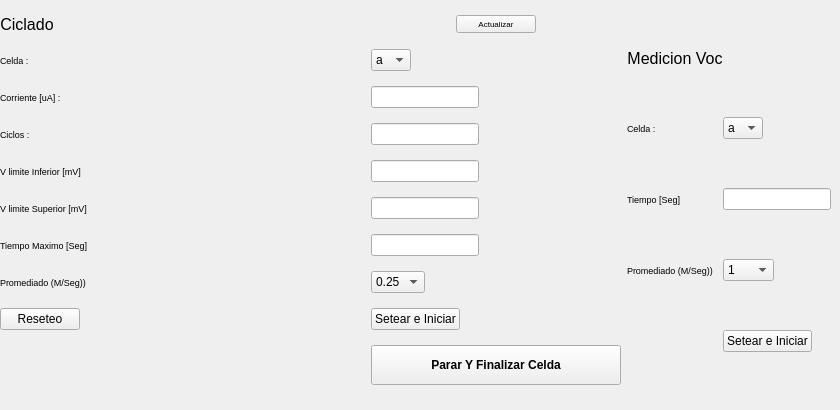
         <widget class="QWidget" name="tab">
          <property name="enabled">
           <bool>true</bool>
          </property>
          <property name="maximumSize">
           <size>
            <width>1827</width>
            <height>556</height>
           </size>
          </property>
          <attribute name="title">
           <string>Configuración</string>
          </attribute>
          <widget class="QWidget" name="horizontalLayoutWidget">
           <property name="geometry">
            <rect>
             <x>0</x>
             <y>0</y>
             <width>831</width>
             <height>401</height>
            </rect>
           </property>
           <layout class="QHBoxLayout" name="horizontalLayout_4">
            <item>
             <layout class="QGridLayout" name="gridLayout_2">
              <property name="sizeConstraint">
               <enum>QLayout::SetFixedSize</enum>
              </property>
              <property name="leftMargin">
               <number>0</number>
              </property>
              <property name="topMargin">
               <number>0</number>
              </property>
              <property name="rightMargin">
               <number>0</number>
              </property>
              <property name="bottomMargin">
               <number>0</number>
              </property>
              <property name="spacing">
               <number>0</number>
              </property>
              <item row="8" column="1">
               <widget class="QPushButton" name="BotSetearC">
                <property name="sizePolicy">
                 <sizepolicy hsizetype="Fixed" vsizetype="Fixed">
                  <horstretch>0</horstretch>
                  <verstretch>0</verstretch>
                 </sizepolicy>
                </property>
                <property name="text">
                 <string>Setear e Iniciar</string>
                </property>
               </widget>
              </item>
              <item row="8" column="0">
               <widget class="QPushButton" name="pushButton_2">
                <property name="sizePolicy">
                 <sizepolicy hsizetype="Fixed" vsizetype="Fixed">
                  <horstretch>0</horstretch>
                  <verstretch>0</verstretch>
                 </sizepolicy>
                </property>
                <property name="text">
                 <string>Reseteo</string>
                </property>
               </widget>
              </item>
              <item row="2" column="1">
               <widget class="QLineEdit" name="LinEdCorri">
                <property name="sizePolicy">
                 <sizepolicy hsizetype="Fixed" vsizetype="Fixed">
                  <horstretch>0</horstretch>
                  <verstretch>0</verstretch>
                 </sizepolicy>
                </property>
                <property name="text">
                 <string/>
                </property>
               </widget>
              </item>
              <item row="1" column="0">
               <widget class="QLabel" name="label_2">
                <property name="font">
                 <font>
                  <pointsize>7</pointsize>
                 </font>
                </property>
                <property name="text">
                 <string>Celda : </string>
                </property>
               </widget>
              </item>
              <item row="3" column="0">
               <widget class="QLabel" name="label_5">
                <property name="font">
                 <font>
                  <pointsize>7</pointsize>
                 </font>
                </property>
                <property name="text">
                 <string>Ciclos : </string>
                </property>
               </widget>
              </item>
              <item row="0" column="1" alignment="Qt::AlignHCenter|Qt::AlignVCenter">
               <widget class="QPushButton" name="pushButton">
                <property name="sizePolicy">
                 <sizepolicy hsizetype="Maximum" vsizetype="Maximum">
                  <horstretch>0</horstretch>
                  <verstretch>0</verstretch>
                 </sizepolicy>
                </property>
                <property name="minimumSize">
                 <size>
                  <width>80</width>
                  <height>0</height>
                 </size>
                </property>
                <property name="maximumSize">
                 <size>
                  <width>16777215</width>
                  <height>20</height>
                 </size>
                </property>
                <property name="font">
                 <font>
                  <pointsize>6</pointsize>
                 </font>
                </property>
                <property name="text">
                 <string>Actualizar</string>
                </property>
               </widget>
              </item>
              <item row="4" column="1">
               <widget class="QLineEdit" name="LinEdVLInf">
                <property name="sizePolicy">
                 <sizepolicy hsizetype="Fixed" vsizetype="Fixed">
                  <horstretch>0</horstretch>
                  <verstretch>0</verstretch>
                 </sizepolicy>
                </property>
               </widget>
              </item>
              <item row="7" column="0">
               <widget class="QLabel" name="label_9">
                <property name="sizePolicy">
                 <sizepolicy hsizetype="Fixed" vsizetype="Preferred">
                  <horstretch>0</horstretch>
                  <verstretch>0</verstretch>
                 </sizepolicy>
                </property>
                <property name="font">
                 <font>
                  <pointsize>7</pointsize>
                 </font>
                </property>
                <property name="text">
                 <string>Promediado (M/Seg))</string>
                </property>
               </widget>
              </item>
              <item row="5" column="0">
               <widget class="QLabel" name="label_7">
                <property name="font">
                 <font>
                  <pointsize>7</pointsize>
                 </font>
                </property>
                <property name="text">
                 <string>V limite Superior [mV]</string>
                </property>
               </widget>
              </item>
              <item row="0" column="0">
               <widget class="QLabel" name="label_10">
                <property name="sizePolicy">
                 <sizepolicy hsizetype="Fixed" vsizetype="Fixed">
                  <horstretch>0</horstretch>
                  <verstretch>0</verstretch>
                 </sizepolicy>
                </property>
                <property name="font">
                 <font>
                  <pointsize>12</pointsize>
                 </font>
                </property>
                <property name="text">
                 <string>Ciclado</string>
                </property>
                <property name="alignment">
                 <set>Qt::AlignCenter</set>
                </property>
               </widget>
              </item>
              <item row="9" column="0">
               <spacer name="horizontalSpacer_4">
                <property name="orientation">
                 <enum>Qt::Horizontal</enum>
                </property>
                <property name="sizeHint" stdset="0">
                 <size>
                  <width>40</width>
                  <height>20</height>
                 </size>
                </property>
               </spacer>
              </item>
              <item row="3" column="1">
               <widget class="QLineEdit" name="LinEdCiclos">
                <property name="sizePolicy">
                 <sizepolicy hsizetype="Fixed" vsizetype="Fixed">
                  <horstretch>0</horstretch>
                  <verstretch>0</verstretch>
                 </sizepolicy>
                </property>
               </widget>
              </item>
              <item row="6" column="0">
               <widget class="QLabel" name="label_8">
                <property name="font">
                 <font>
                  <pointsize>7</pointsize>
                 </font>
                </property>
                <property name="text">
                 <string>Tiempo Maximo [Seg]</string>
                </property>
               </widget>
              </item>
              <item row="6" column="1">
               <widget class="QLineEdit" name="LinEdTMax">
                <property name="sizePolicy">
                 <sizepolicy hsizetype="Fixed" vsizetype="Fixed">
                  <horstretch>0</horstretch>
                  <verstretch>0</verstretch>
                 </sizepolicy>
                </property>
               </widget>
              </item>
              <item row="2" column="0">
               <widget class="QLabel" name="label_3">
                <property name="font">
                 <font>
                  <pointsize>7</pointsize>
                 </font>
                </property>
                <property name="text">
                 <string>Corriente [uA] :</string>
                </property>
               </widget>
              </item>
              <item row="9" column="1">
               <widget class="QPushButton" name="BotStop">
                <property name="sizePolicy">
                 <sizepolicy hsizetype="Fixed" vsizetype="Maximum">
                  <horstretch>0</horstretch>
                  <verstretch>0</verstretch>
                 </sizepolicy>
                </property>
                <property name="minimumSize">
                 <size>
                  <width>250</width>
                  <height>40</height>
                 </size>
                </property>
                <property name="font">
                 <font>
                  <weight>75</weight>
                  <bold>true</bold>
                 </font>
                </property>
                <property name="text">
                 <string>Parar Y Finalizar Celda</string>
                </property>
               </widget>
              </item>
              <item row="5" column="1">
               <widget class="QLineEdit" name="LinEdVLSup">
                <property name="sizePolicy">
                 <sizepolicy hsizetype="Fixed" vsizetype="Fixed">
                  <horstretch>0</horstretch>
                  <verstretch>0</verstretch>
                 </sizepolicy>
                </property>
               </widget>
              </item>
              <item row="7" column="1">
               <widget class="QComboBox" name="cmbProm">
                <property name="sizePolicy">
                 <sizepolicy hsizetype="Fixed" vsizetype="Fixed">
                  <horstretch>0</horstretch>
                  <verstretch>0</verstretch>
                 </sizepolicy>
                </property>
                <item>
                 <property name="text">
                  <string>0.25</string>
                 </property>
                </item>
                <item>
                 <property name="text">
                  <string>0.5</string>
                 </property>
                </item>
                <item>
                 <property name="text">
                  <string>1</string>
                 </property>
                </item>
                <item>
                 <property name="text">
                  <string>5</string>
                 </property>
                </item>
                <item>
                 <property name="text">
                  <string>10</string>
                 </property>
                </item>
                <item>
                 <property name="text">
                  <string>25</string>
                 </property>
                </item>
                <item>
                 <property name="text">
                  <string>50</string>
                 </property>
                </item>
                <item>
                 <property name="text">
                  <string>100</string>
                 </property>
                </item>
               </widget>
              </item>
              <item row="1" column="1">
               <widget class="QComboBox" name="cmbCelC">
                <property name="sizePolicy">
                 <sizepolicy hsizetype="Fixed" vsizetype="Fixed">
                  <horstretch>0</horstretch>
                  <verstretch>0</verstretch>
                 </sizepolicy>
                </property>
                <item>
                 <property name="text">
                  <string>a</string>
                 </property>
                </item>
                <item>
                 <property name="text">
                  <string>b</string>
                 </property>
                </item>
                <item>
                 <property name="text">
                  <string>c</string>
                 </property>
                </item>
                <item>
                 <property name="text">
                  <string>d</string>
                 </property>
                </item>
                <item>
                 <property name="text">
                  <string>e</string>
                 </property>
                </item>
                <item>
                 <property name="text">
                  <string>f</string>
                 </property>
                </item>
                <item>
                 <property name="text">
                  <string>g</string>
                 </property>
                </item>
                <item>
                 <property name="text">
                  <string>h</string>
                 </property>
                </item>
                <item>
                 <property name="text">
                  <string>i</string>
                 </property>
                </item>
                <item>
                 <property name="text">
                  <string>j</string>
                 </property>
                </item>
                <item>
                 <property name="text">
                  <string>k</string>
                 </property>
                </item>
                <item>
                 <property name="text">
                  <string>l</string>
                 </property>
                </item>
                <item>
                 <property name="text">
                  <string>m</string>
                 </property>
                </item>
                <item>
                 <property name="text">
                  <string>n</string>
                 </property>
                </item>
                <item>
                 <property name="text">
                  <string>o</string>
                 </property>
                </item>
                <item>
                 <property name="text">
                  <string>p</string>
                 </property>
                </item>
               </widget>
              </item>
              <item row="4" column="0">
               <widget class="QLabel" name="label_6">
                <property name="font">
                 <font>
                  <pointsize>7</pointsize>
                 </font>
                </property>
                <property name="text">
                 <string>V limite Inferior [mV]</string>
                </property>
               </widget>
              </item>
             </layout>
            </item>
            <item>
             <layout class="QGridLayout" name="gridLayout_7">
              <property name="sizeConstraint">
               <enum>QLayout::SetFixedSize</enum>
              </property>
              <property name="leftMargin">
               <number>0</number>
              </property>
              <property name="topMargin">
               <number>0</number>
              </property>
              <property name="rightMargin">
               <number>0</number>
              </property>
              <property name="bottomMargin">
               <number>0</number>
              </property>
              <property name="spacing">
               <number>0</number>
              </property>
              <item row="1" column="0">
               <widget class="QLabel" name="label_28">
                <property name="font">
                 <font>
                  <pointsize>7</pointsize>
                 </font>
                </property>
                <property name="text">
                 <string>Celda : </string>
                </property>
               </widget>
              </item>
              <item row="2" column="0">
               <widget class="QLabel" name="label_36">
                <property name="sizePolicy">
                 <sizepolicy hsizetype="Fixed" vsizetype="Preferred">
                  <horstretch>0</horstretch>
                  <verstretch>0</verstretch>
                 </sizepolicy>
                </property>
                <property name="font">
                 <font>
                  <pointsize>7</pointsize>
                 </font>
                </property>
                <property name="text">
                 <string>Tiempo [Seg]</string>
                </property>
               </widget>
              </item>
              <item row="2" column="1">
               <widget class="QLineEdit" name="LinEdTiemV">
                <property name="sizePolicy">
                 <sizepolicy hsizetype="Fixed" vsizetype="Fixed">
                  <horstretch>0</horstretch>
                  <verstretch>0</verstretch>
                 </sizepolicy>
                </property>
               </widget>
              </item>
              <item row="3" column="0">
               <widget class="QLabel" name="label_35">
                <property name="sizePolicy">
                 <sizepolicy hsizetype="Fixed" vsizetype="Preferred">
                  <horstretch>0</horstretch>
                  <verstretch>0</verstretch>
                 </sizepolicy>
                </property>
                <property name="font">
                 <font>
                  <pointsize>7</pointsize>
                 </font>
                </property>
                <property name="text">
                 <string>Promediado (M/Seg))</string>
                </property>
               </widget>
              </item>
              <item row="3" column="1">
               <widget class="QComboBox" name="cmbPromV">
                <property name="sizePolicy">
                 <sizepolicy hsizetype="Fixed" vsizetype="Fixed">
                  <horstretch>0</horstretch>
                  <verstretch>0</verstretch>
                 </sizepolicy>
                </property>
                <item>
                 <property name="text">
                  <string>1</string>
                 </property>
                </item>
                <item>
                 <property name="text">
                  <string>10</string>
                 </property>
                </item>
                <item>
                 <property name="text">
                  <string>20</string>
                 </property>
                </item>
                <item>
                 <property name="text">
                  <string>50</string>
                 </property>
                </item>
                <item>
                 <property name="text">
                  <string>99</string>
                 </property>
                </item>
                <item>
                 <property name="text">
                  <string>100</string>
                 </property>
                </item>
               </widget>
              </item>
              <item row="4" column="1">
               <widget class="QPushButton" name="BotSetearV">
                <property name="enabled">
                 <bool>true</bool>
                </property>
                <property name="sizePolicy">
                 <sizepolicy hsizetype="Fixed" vsizetype="Fixed">
                  <horstretch>0</horstretch>
                  <verstretch>0</verstretch>
                 </sizepolicy>
                </property>
                <property name="text">
                 <string>Setear e Iniciar</string>
                </property>
               </widget>
              </item>
              <item row="0" column="0">
               <widget class="QLabel" name="label_33">
                <property name="sizePolicy">
                 <sizepolicy hsizetype="Fixed" vsizetype="Fixed">
                  <horstretch>0</horstretch>
                  <verstretch>0</verstretch>
                 </sizepolicy>
                </property>
                <property name="font">
                 <font>
                  <pointsize>12</pointsize>
                 </font>
                </property>
                <property name="text">
                 <string>Medicion Voc</string>
                </property>
                <property name="alignment">
                 <set>Qt::AlignCenter</set>
                </property>
               </widget>
              </item>
              <item row="1" column="1">
               <widget class="QComboBox" name="cmbCelV">
                <property name="sizePolicy">
                 <sizepolicy hsizetype="Fixed" vsizetype="Fixed">
                  <horstretch>0</horstretch>
                  <verstretch>0</verstretch>
                 </sizepolicy>
                </property>
                <item>
                 <property name="text">
                  <string>a</string>
                 </property>
                </item>
                <item>
                 <property name="text">
                  <string>b</string>
                 </property>
                </item>
                <item>
                 <property name="text">
                  <string>c</string>
                 </property>
                </item>
                <item>
                 <property name="text">
                  <string>d</string>
                 </property>
                </item>
                <item>
                 <property name="text">
                  <string>e</string>
                 </property>
                </item>
                <item>
                 <property name="text">
                  <string>f</string>
                 </property>
                </item>
                <item>
                 <property name="text">
                  <string>g</string>
                 </property>
                </item>
                <item>
                 <property name="text">
                  <string>h</string>
                 </property>
                </item>
                <item>
                 <property name="text">
                  <string>i</string>
                 </property>
                </item>
                <item>
                 <property name="text">
                  <string>j</string>
                 </property>
                </item>
                <item>
                 <property name="text">
                  <string>k</string>
                 </property>
                </item>
                <item>
                 <property name="text">
                  <string>l</string>
                 </property>
                </item>
                <item>
                 <property name="text">
                  <string>m</string>
                 </property>
                </item>
                <item>
                 <property name="text">
                  <string>n</string>
                 </property>
                </item>
                <item>
                 <property name="text">
                  <string>o</string>
                 </property>
                </item>
                <item>
                 <property name="text">
                  <string>p</string>
                 </property>
                </item>
               </widget>
              </item>
             </layout>
            </item>
           </layout>
          </widget>
          <zorder>horizontalLayoutWidget</zorder>
          <zorder>layoutWidget</zorder>
          <zorder>layoutWidget</zorder>
         </widget>
